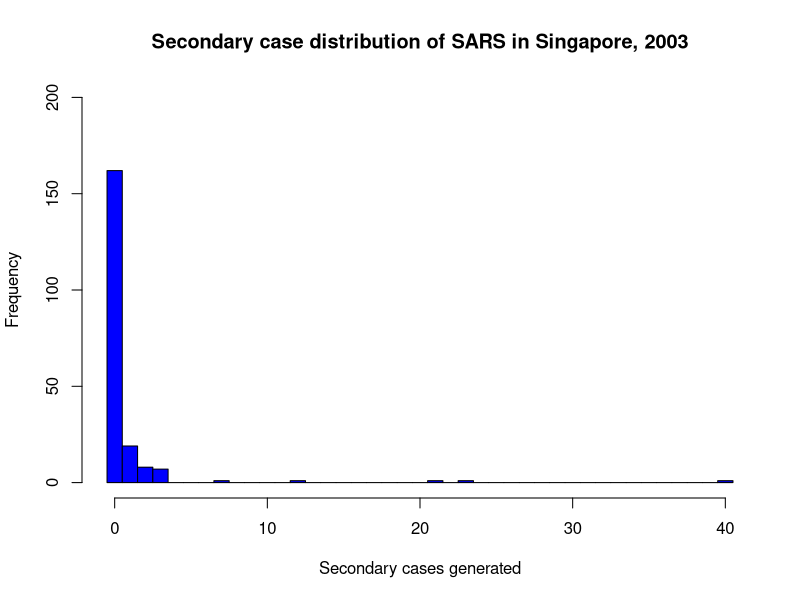
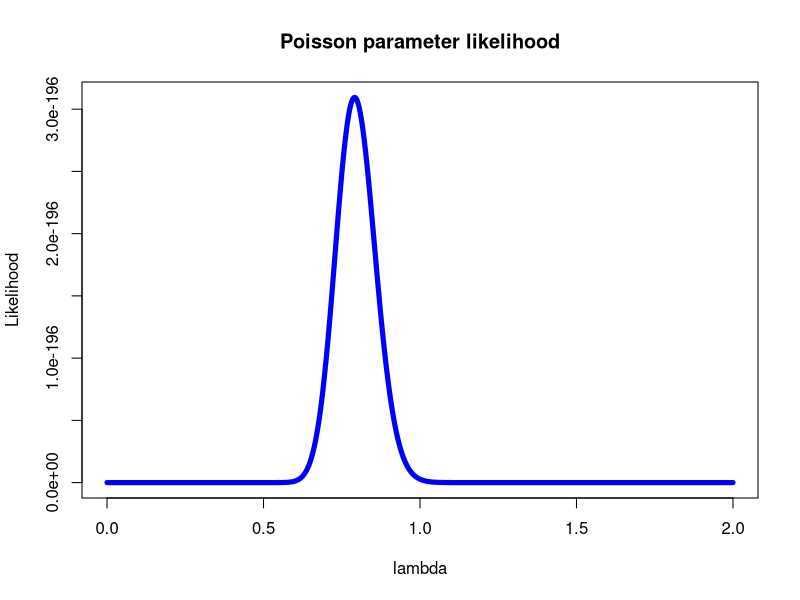
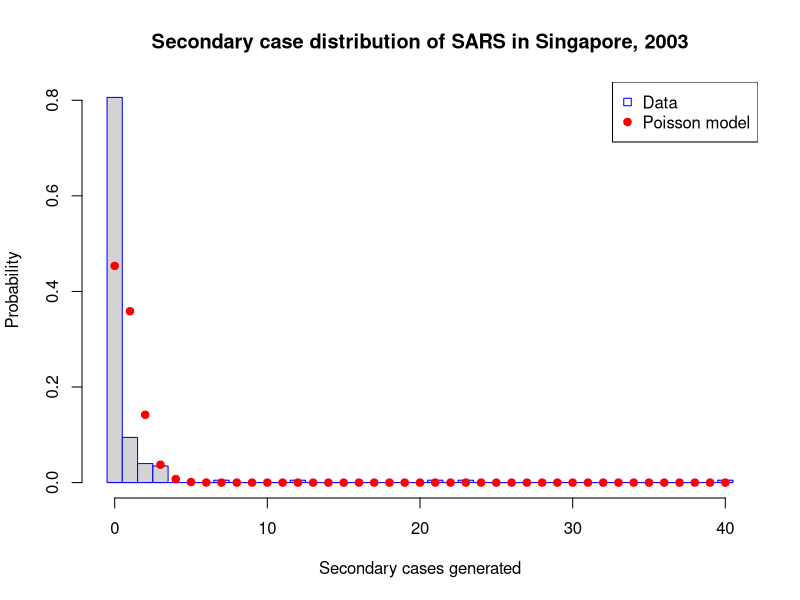
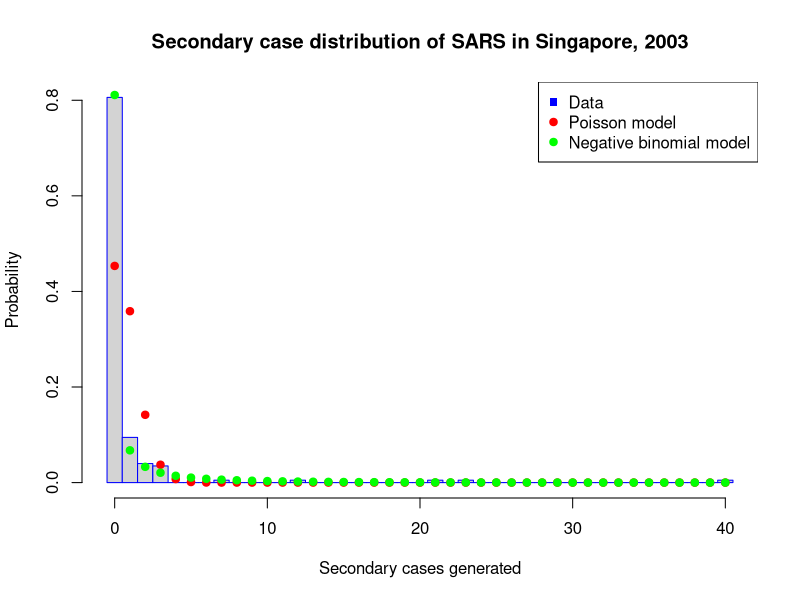
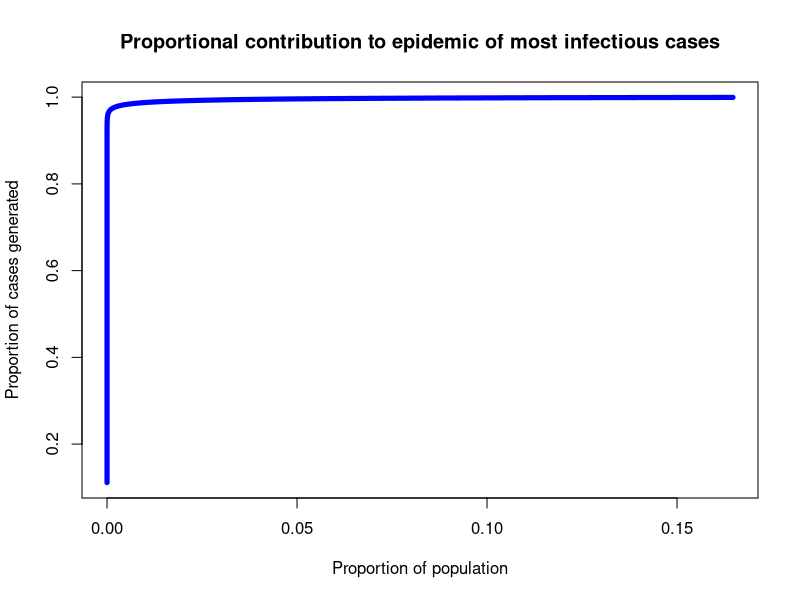

Here is the R script that generated these plots, in order:
## ---- chunk 1
#install.packages("pracma",repos='http://cran.us.r-project.org')
## ---- chunk 2
library(pracma)
## ---- chunk 3
options(repr.plot.width=5, repr.plot.height=5)
## ---- chunk 4
sars_data<-c(rep(0,162),rep(1,19),rep(2,8),rep(3,7),7,12,21,23,40)
hist(sars_data,breaks=seq(-0.5,max(sars_data)+0.5),ylim=c(0,200),col='blue',xlab='Secondary cases generated',ylab='Frequency',main='Secondary case distribution of SARS in Singapore, 2003')
## ---- chunk 5
#SOLUTION

lambda_range<-seq(from=0,to=2,by=0.001)
likelihood<-numeric(length(lambda_range))
for (i in 1:length(lambda_range)){
    likelihood[i]<-prod(dpois(sars_data,lambda_range[i]))
}
plot(lambda_range,likelihood,type='l',col='blue',lwd=5,xlab='lambda',ylab='Likelihood',main='Poisson parameter likelihood')
## ---- chunk 6
poi_log_lh <- function(lambda,data) {
    l<-0
    l=l+sum(log(dpois(data,lambda)))
    return(l)
}

# In the following function, lambda_minmax is a vector containing the range over which we will search for the MLE
get_poi_mle <- function(data,lambda_minmax) {
    f <- function(lambda) {
        return(poi_log_lh(lambda,data))
    }
    lambda_mle <- as.numeric(optimise(f,lambda_minmax,maximum=TRUE)[1])
    return(lambda_mle)
}

lambda_mle = get_poi_mle(sars_data,c(0,max(sars_data)))

cat("MLE is ",lambda_mle,".")
## ---- chunk 7
hist(sars_data, breaks=seq(-0.5,max(sars_data)+0.5), probability = TRUE, border='blue',xlab='Secondary cases generated',ylab='Probability',main='Secondary case distribution of SARS in Singapore, 2003')
points(seq(0,max(sars_data),1),dpois(seq(0,max(sars_data),1),lambda_mle), pch=19, col = 'red')
legend('topright',legend=c('Data','Poisson model'),col=c('blue','red'),pch=c(0,19))
## ---- chunk 8
var(sars_data)
## ---- chunk 9
#SOLUTION

qpois(.99,mean(sars_data))

identify_superspreaders <- function(data) {
    lambda<-mean(data)
    superspreaders<-data[data>qpois(.99,lambda)]
    return(superspreaders)
}

identify_superspreaders(sars_data)
## ---- chunk 10
#SOLUTION

nb_log_lh <- function(lambda,k,data) {
    l<-0
    for (x in  data) {
        l=l+log(dnbinom(x,k,1-lambda/(lambda+k)))
    }
    return(l)
}
## ---- chunk 11
get_nb_mle <- function(data,k_minmax) {
    lambda_mle<-mean(data)
    f <- function(k) {
        return(nb_log_lh(lambda_mle,k,data))
    }
    k_mle<-as.numeric(optimise(f,k_minmax,maximum=TRUE)[1])
    return(c(lambda_mle,k_mle))
}
## ---- chunk 12
#SOLUTION

mles = get_nb_mle(sars_data,c(0,max(sars_data)))
lambda_mle = mles[1]
k_mle = mles[2]
cat("MLEs are lambda = ",lambda_mle,", k = ",k_mle,".")
## ---- chunk 13
hist(sars_data, breaks=seq(-0.5,max(sars_data)+0.5), probability = TRUE, border='blue',xlab='Secondary cases generated',ylab='Probability',main='Secondary case distribution of SARS in Singapore, 2003')
points(seq(0,max(sars_data),1),dpois(seq(0,max(sars_data),1),mean(sars_data)), pch=19, col = 'red')
points(seq(0,max(sars_data),1),dnbinom(seq(0,max(sars_data),1),k_mle,1-lambda_mle/(lambda_mle+k_mle)), pch=19, col = 'green')
legend('topright',legend=c('Data','Poisson model','Negative binomial model'),pch=c(15,19,19),col=c('blue','red','green'))
## ---- chunk 14
# SOLUTION
cat("AIC for Poisson model is ",2-2*poi_log_lh(lambda_mle,sars_data),".")
cat("AIC for negative binomial model is ",4-2*nb_log_lh(lambda_mle,k_mle,sars_data),".")

## ---- chunk 15
# SOLUTION
cat('Likelihood ratio is',exp(poi_log_lh(lambda_mle,sars_data)-nb_log_lh(lambda_mle,k_mle,sars_data)),'.')
## ---- chunk 16
#SOLUTION

transmission_proportion <- function(x,lambda,k) {
    F<-numeric(length(x))
    for (i in 1:length(x)){
        F[i]=gammainc(x[i]*k/lambda,k+1)[3]
    }
    return(F)
}
## ---- chunk 17
# SOLUTION
val_range=seq(from=0.01,to=20.0,by=0.01)
F_trans=transmission_proportion(val_range,lambda_mle,k_mle)
F_nu=pgamma(val_range, shape=k_mle, scale=1-lambda_mle/(lambda_mle+k_mle)) # pgamma calculates the CDF of the gamma distribution
plot(1-F_nu,1-F_trans,,type='l',col='blue',lwd=5,xlab='Proportion of population',ylab='Proportion of cases generated',main='Proportional contribution to epidemic of most infectious cases')
